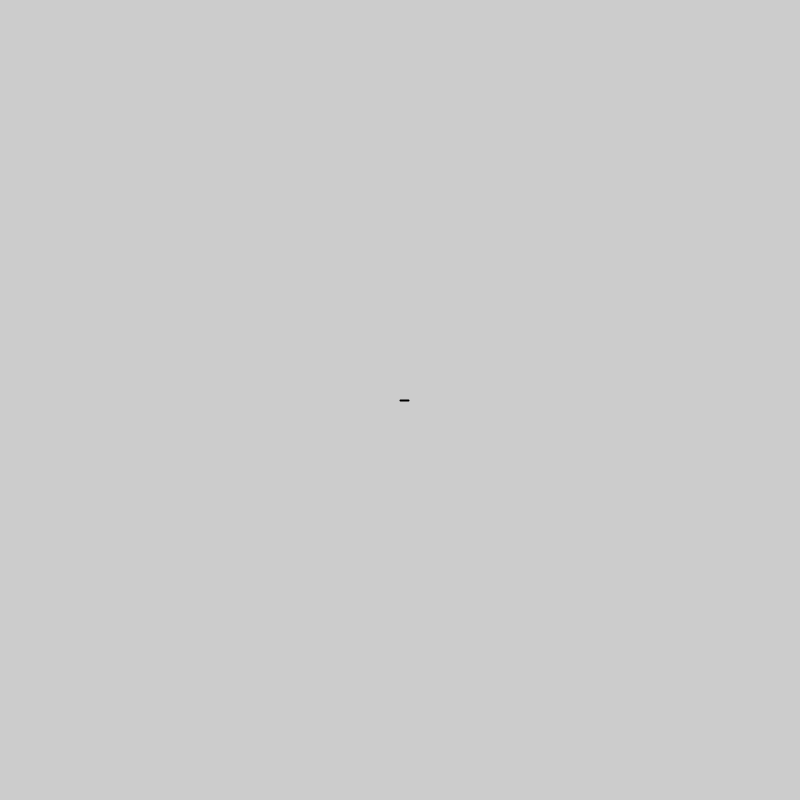
Frame 1 (no input)
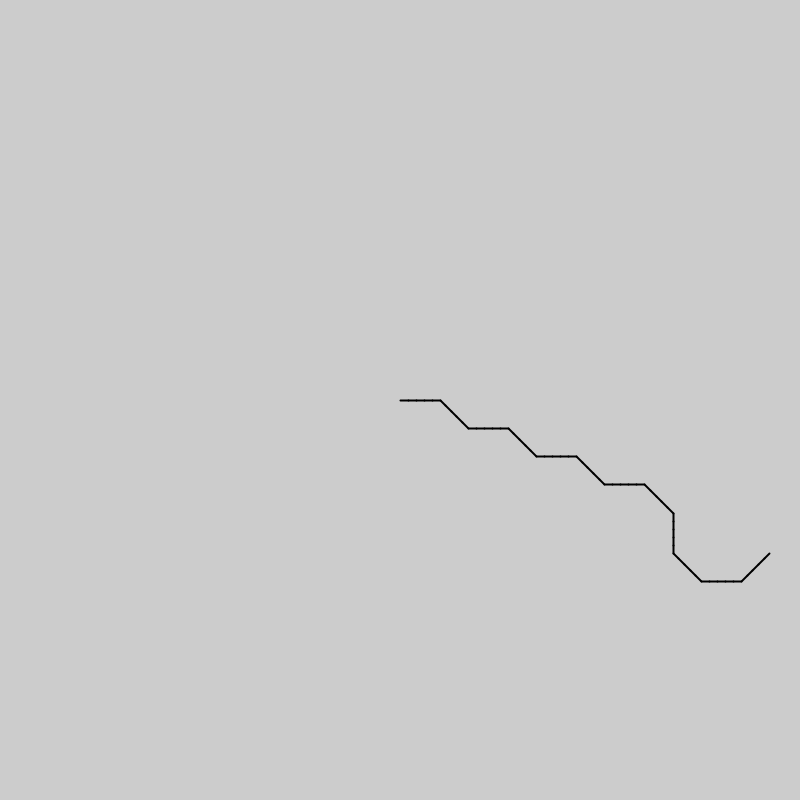
Frame 60 (the mouse pressed at the canvas centre just before this capture)
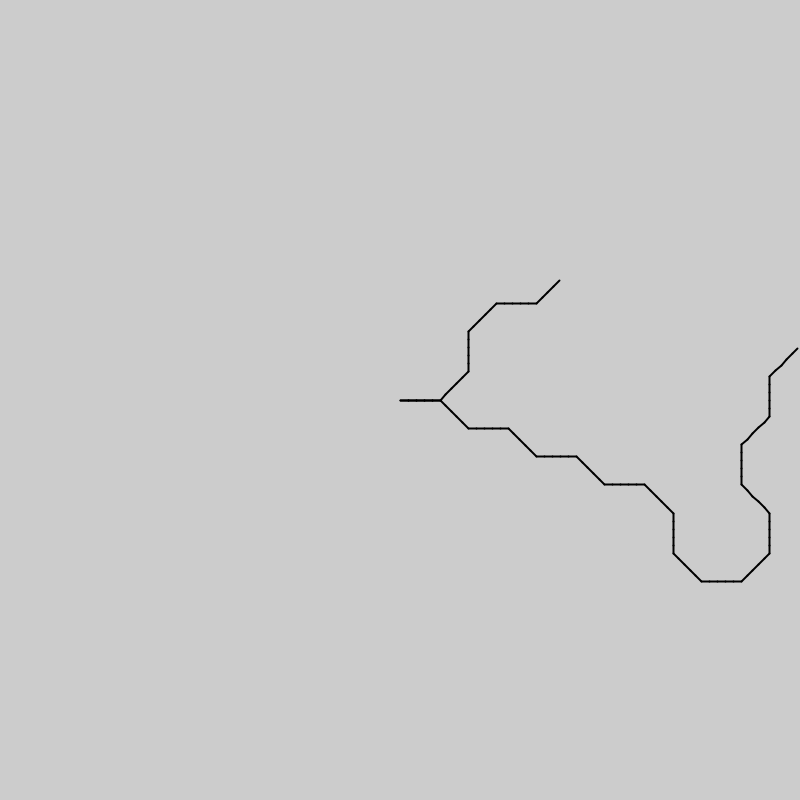
Frame 120 (the mouse held since frame 60 and released just before this capture)

The Processing sketch that drew these frames (run headless with seeded random() and noise(); from frame 60 on, the mouse is pressed at the canvas centre):

// Processing sketch: drawing
// ── drawing.pde
SuperStrecke Strecke;
float ROTATION_PARAM = 45;     // Winkel
float MOTION_SCALE   = 8.0;    // Skalierung (Länge der einzelnen Teile)
float BIAS           = 50;    // Beeinflussung der Richtung (Rechts oder links abknicken)
byte  DIRECT_SWITCH  = 5;      // Zeit, wann Richtung gewechselt werden soll
 
 

void setup()
{
  size(800,800);
  //background(255);
 
  Strecke=new SuperStrecke(new PVector(width/2, height/2), new PVector(1,0,0)); //Startpunkt
}
 
 
void draw()
{
  Strecke.run(); //Los!
}


class SuperStrecke
{
  //CLASS VARIABLES
  PVector pos;            // Aktuelle Position
  PVector vel;            // Aktuelle Geschwindigkeit -- here we are simply calculating the vector to the next Strecke position (nextPos = pos + velocity)
  PVector[] posHistory;     
  int tCounter;           
  boolean stopped;        
 
  //CLASS CONSTRUCTOR
  SuperStrecke(PVector _P, PVector _V){
     // the starting point
     pos      = _P;          
    // the starting velocity
    vel      = _V;     
     // appearance
    tCounter = 0;       
    stopped  = false;
    posHistory = new PVector[0];
    posHistory = (PVector[]) append( posHistory, pos.get() );
  }
 
  //CLASS BEHAVIORS
 
  
  void run(){
    // calculate new position
    if(!stopped){
      updatePos();
      constrain2Borders();
    }
    // Call drawing methods
    renderStrecke();
  }
 
  
  void updatePos(){
    if(tCounter < DIRECT_SWITCH){
      // make the new position
      vel.normalize();
      vel.mult(MOTION_SCALE);
      pos.add(vel);
      tCounter++;
    }else{
      // change direction -- here we use a random switch!
      if(random(1) > 0.35) vel = vectorRotate(2, vel, ROTATION_PARAM);
      else vel = vectorRotate(2, vel, -ROTATION_PARAM);
      vel.normalize();      
      vel.mult(MOTION_SCALE);
      pos.add(vel);
      tCounter = 1;
    }
    posHistory = (PVector[]) append( posHistory, pos.get() );
  }
 
  // Strecke zeichnen
  void renderStrecke(){    
    stroke(0);
    strokeWeight(2);
    noFill();
    
    line( posHistory[posHistory.length-2].x, posHistory[posHistory.length-2].y, posHistory[posHistory.length-1].x, posHistory[posHistory.length-1].y );
  }
 
  // Anhalten, wenn Fenster verlassen wird
  void constrain2Borders(){
    if(pos.x < 0) stopMe();
    if(pos.y < 0) stopMe();
    if(pos.x > width) stopMe();
    if(pos.y > height) stopMe();
  }
 
  // Eigentliche Stop Funktion
  void stopMe(){
    stopped = true;
    posHistory = (PVector[]) append( posHistory, pos.get() );
    
    
    // Für die Präsentation only
    //background(255);
    setup();
  }
 
 
  // Vektor Kacke da
 
  //----------------------------------------------------- ROTATE ABOUT CARDINAL AXIS (THETA SHOULD BE IN DEGREES!!!)  
  PVector vectorRotate(int AXIS, PVector V, float ANGLE){
 
    //------ convert angle in degres to radians --- all trig uses radians!
    float rotationParam = radians(ANGLE);  
 
    //------ get the values out of the incoming vector!
    float xx = V.x; 
    float yy = V.y; 
    float zz = V.z; 
 
    //------ X AXIS
    if(AXIS == 0){
      yy = V.y * cos(rotationParam) - V.z * sin(rotationParam);
      zz = V.y * sin(rotationParam) + V.z * cos(rotationParam);
    }    
    //------ Y AXIS
    if(AXIS == 1){      
      xx = V.z * sin(rotationParam) + V.x * cos(rotationParam);  
      zz = V.z * cos(rotationParam) - V.x * sin(rotationParam);          
    }    
    //------ Z AXIS
    if(AXIS == 2){
      xx = V.x * cos(rotationParam) - V.y * sin(rotationParam);
      yy = V.x * sin(rotationParam) + V.y * cos(rotationParam);
    }   
    PVector result = new PVector(xx,yy,zz);
    return result.get();
  }
 
}
